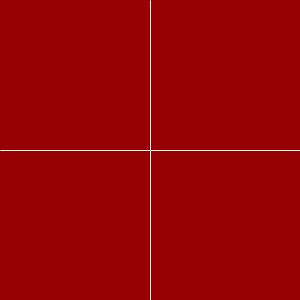
Frame 1 (no input)
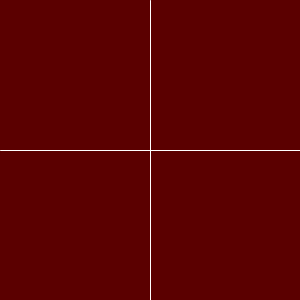
Frame 60 (the mouse pressed at the canvas centre just before this capture)
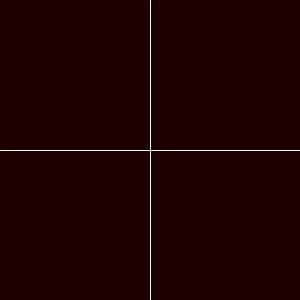
Frame 120 (the mouse held since frame 60 and released just before this capture)

The Processing sketch that drew these frames (run headless with seeded random() and noise(); from frame 60 on, the mouse is pressed at the canvas centre):

// Processing sketch: sketch_600823c
// ── sketch_600823c.pde
float r=150;
float g=0;
float b=0;

void setup(){
  size(300,300);
}

void draw(){
  background(r,g,b);
  stroke(255);
  line(width/2,0,width/2,height);
  if(mouseX>width/2) r++;
  else r--;
  r=constrain(r,0,255);
  
  line(0,height/2,width,height/2);
  if(mouseY>height/2)b++;
  else b--;
  b=constrain(b,0,255);
  
  if(keyPressed) g++;
  else g--;
    g=constrain(g,0,255);
}
